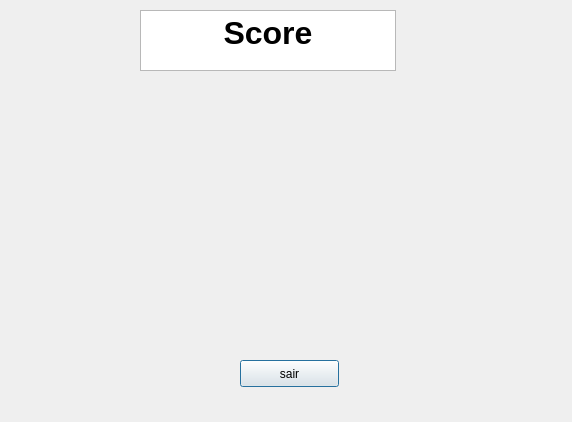
<?xml version="1.0" encoding="UTF-8"?>
<ui version="4.0">
 <class>statusWindow</class>
 <widget class="QDialog" name="statusWindow">
  <property name="geometry">
   <rect>
    <x>0</x>
    <y>0</y>
    <width>572</width>
    <height>422</height>
   </rect>
  </property>
  <property name="windowTitle">
   <string>Dialog</string>
  </property>
  <widget class="QTextBrowser" name="textBrowser">
   <property name="geometry">
    <rect>
     <x>140</x>
     <y>10</y>
     <width>256</width>
     <height>61</height>
    </rect>
   </property>
   <property name="html">
    <string>&lt;!DOCTYPE HTML PUBLIC &quot;-//W3C//DTD HTML 4.0//EN&quot; &quot;http://www.w3.org/TR/REC-html40/strict.dtd&quot;&gt;
&lt;html&gt;&lt;head&gt;&lt;meta name=&quot;qrichtext&quot; content=&quot;1&quot; /&gt;&lt;style type=&quot;text/css&quot;&gt;
p, li { white-space: pre-wrap; }
&lt;/style&gt;&lt;/head&gt;&lt;body style=&quot; font-family:'Ubuntu'; font-size:11pt; font-weight:400; font-style:normal;&quot;&gt;
&lt;p align=&quot;center&quot; style=&quot; margin-top:0px; margin-bottom:0px; margin-left:0px; margin-right:0px; -qt-block-indent:0; text-indent:0px;&quot;&gt;&lt;span style=&quot; font-size:24pt; font-weight:600;&quot;&gt;Score&lt;/span&gt;&lt;/p&gt;&lt;/body&gt;&lt;/html&gt;</string>
   </property>
  </widget>
  <widget class="QPushButton" name="pushButton">
   <property name="geometry">
    <rect>
     <x>240</x>
     <y>360</y>
     <width>99</width>
     <height>27</height>
    </rect>
   </property>
   <property name="text">
    <string>sair</string>
   </property>
  </widget>
 </widget>
 <resources/>
 <connections>
  <connection>
   <sender>pushButton</sender>
   <signal>clicked()</signal>
   <receiver>statusWindow</receiver>
   <slot>close()</slot>
   <hints>
    <hint type="sourcelabel">
     <x>316</x>
     <y>378</y>
    </hint>
    <hint type="destinationlabel">
     <x>392</x>
     <y>380</y>
    </hint>
   </hints>
  </connection>
 </connections>
</ui>
